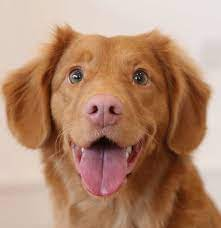
#> input picture I/image-to-sketch/dog.jpg, 221 x 228 px
$ python image_to_sketch.py
#> lines starting #> are read from the running program, lines starting #| are printed output that depends on the picture
import cv2
#Reading image
image = cv2.imread("dog.jpg")
#> image is the input picture: shape (228, 221, 3); mean B, G, R 112.5, 137, 177.2
#Converting BGR image to grayscale
gray_image = cv2.cvtColor(image, cv2.COLOR_BGR2GRAY)
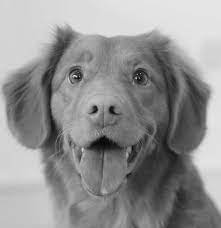
#> gray_image: shape (228, 221); min 2, max 245, mean 146.2
#Image inversion
inverted_image = 255 - gray_image
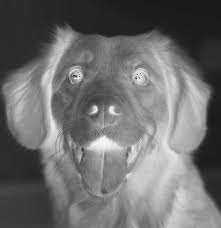
#> inverted_image: shape (228, 221); min 10, max 253, mean 108.8
blurred = cv2.GaussianBlur(inverted_image, (21,21), 0)
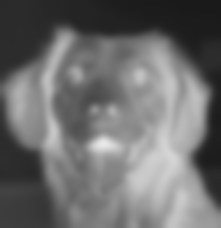
#> blurred: shape (228, 221); min 26, max 232, mean 108.8
inverted_blur = 255 - blurred
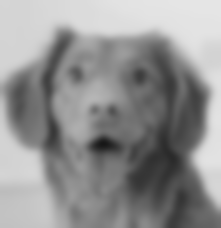
#> inverted_blur: shape (228, 221); min 23, max 229, mean 146.2
pencil_sketch = cv2.divide(gray_image,inverted_blur,scale = 256.0)
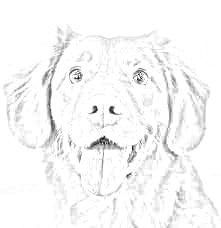
#> pencil_sketch: shape (228, 221); min 7, max 255, mean 246.5

cv2.imwrite('sketchDog.jpg',pencil_sketch)
